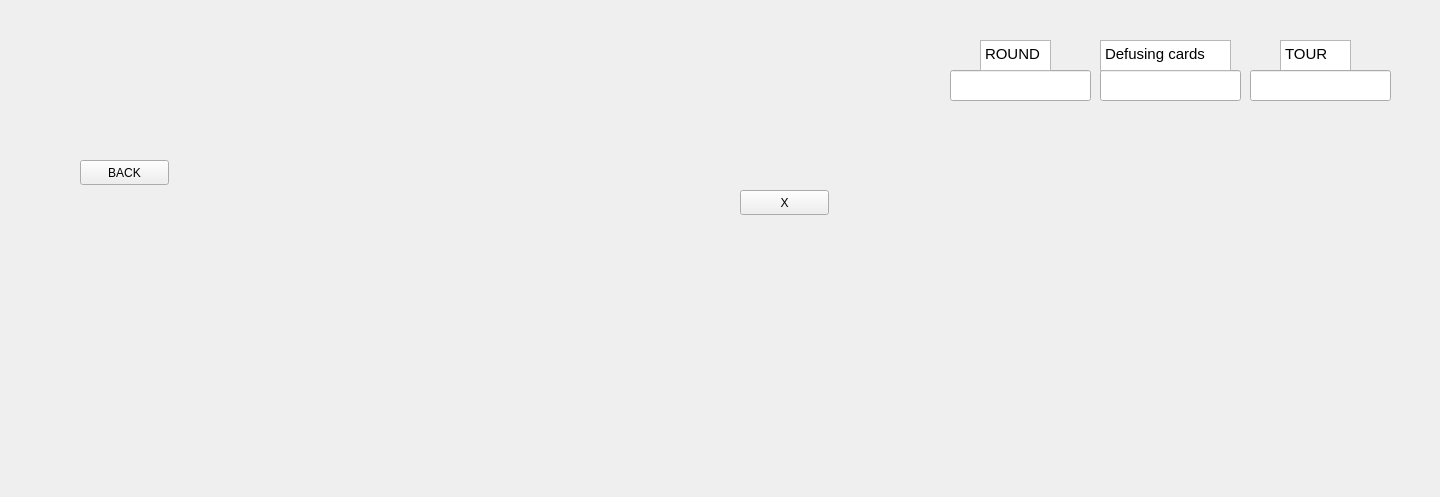
<?xml version="1.0" encoding="UTF-8"?>
<ui version="4.0">
 <class>Table</class>
 <widget class="QWidget" name="Table">
  <property name="geometry">
   <rect>
    <x>0</x>
    <y>0</y>
    <width>1440</width>
    <height>497</height>
   </rect>
  </property>
  <property name="windowTitle">
   <string>Form</string>
  </property>
  <widget class="QWidget" name="players_positions_2" native="true">
   <property name="geometry">
    <rect>
     <x>30</x>
     <y>300</y>
     <width>821</width>
     <height>181</height>
    </rect>
   </property>
   <layout class="QGridLayout" name="players_positions"/>
  </widget>
  <widget class="QWidget" name="cards_positions_2" native="true">
   <property name="geometry">
    <rect>
     <x>10</x>
     <y>220</y>
     <width>819</width>
     <height>179</height>
    </rect>
   </property>
   <layout class="QGridLayout" name="cards_positions">
    <item row="0" column="0">
     <layout class="QGridLayout" name="role_card"/>
    </item>
   </layout>
  </widget>
  <widget class="QPushButton" name="close_cards">
   <property name="geometry">
    <rect>
     <x>740</x>
     <y>190</y>
     <width>89</width>
     <height>25</height>
    </rect>
   </property>
   <property name="text">
    <string>X</string>
   </property>
  </widget>
  <widget class="QPushButton" name="backOptions">
   <property name="geometry">
    <rect>
     <x>80</x>
     <y>160</y>
     <width>89</width>
     <height>25</height>
    </rect>
   </property>
   <property name="text">
    <string>BACK</string>
   </property>
  </widget>
  <widget class="QTextBrowser" name="textBrowser_3">
   <property name="geometry">
    <rect>
     <x>1280</x>
     <y>40</y>
     <width>71</width>
     <height>31</height>
    </rect>
   </property>
   <property name="html">
    <string>&lt;!DOCTYPE HTML PUBLIC &quot;-//W3C//DTD HTML 4.0//EN&quot; &quot;http://www.w3.org/TR/REC-html40/strict.dtd&quot;&gt;
&lt;html&gt;&lt;head&gt;&lt;meta name=&quot;qrichtext&quot; content=&quot;1&quot; /&gt;&lt;style type=&quot;text/css&quot;&gt;
p, li { white-space: pre-wrap; }
&lt;/style&gt;&lt;/head&gt;&lt;body style=&quot; font-family:'Ubuntu'; font-size:11pt; font-weight:400; font-style:normal;&quot;&gt;
&lt;p style=&quot; margin-top:0px; margin-bottom:0px; margin-left:0px; margin-right:0px; -qt-block-indent:0; text-indent:0px;&quot;&gt;TOUR&lt;/p&gt;&lt;/body&gt;&lt;/html&gt;</string>
   </property>
  </widget>
  <widget class="QLineEdit" name="nbDefusing">
   <property name="geometry">
    <rect>
     <x>1100</x>
     <y>70</y>
     <width>141</width>
     <height>31</height>
    </rect>
   </property>
  </widget>
  <widget class="QTextBrowser" name="textBrowser_2">
   <property name="geometry">
    <rect>
     <x>1100</x>
     <y>40</y>
     <width>131</width>
     <height>31</height>
    </rect>
   </property>
   <property name="html">
    <string>&lt;!DOCTYPE HTML PUBLIC &quot;-//W3C//DTD HTML 4.0//EN&quot; &quot;http://www.w3.org/TR/REC-html40/strict.dtd&quot;&gt;
&lt;html&gt;&lt;head&gt;&lt;meta name=&quot;qrichtext&quot; content=&quot;1&quot; /&gt;&lt;style type=&quot;text/css&quot;&gt;
p, li { white-space: pre-wrap; }
&lt;/style&gt;&lt;/head&gt;&lt;body style=&quot; font-family:'Ubuntu'; font-size:11pt; font-weight:400; font-style:normal;&quot;&gt;
&lt;p style=&quot; margin-top:0px; margin-bottom:0px; margin-left:0px; margin-right:0px; -qt-block-indent:0; text-indent:0px;&quot;&gt;Defusing cards&lt;/p&gt;&lt;/body&gt;&lt;/html&gt;</string>
   </property>
  </widget>
  <widget class="QLineEdit" name="round">
   <property name="geometry">
    <rect>
     <x>950</x>
     <y>70</y>
     <width>141</width>
     <height>31</height>
    </rect>
   </property>
  </widget>
  <widget class="QTextBrowser" name="textBrowser">
   <property name="geometry">
    <rect>
     <x>980</x>
     <y>40</y>
     <width>71</width>
     <height>31</height>
    </rect>
   </property>
   <property name="html">
    <string>&lt;!DOCTYPE HTML PUBLIC &quot;-//W3C//DTD HTML 4.0//EN&quot; &quot;http://www.w3.org/TR/REC-html40/strict.dtd&quot;&gt;
&lt;html&gt;&lt;head&gt;&lt;meta name=&quot;qrichtext&quot; content=&quot;1&quot; /&gt;&lt;style type=&quot;text/css&quot;&gt;
p, li { white-space: pre-wrap; }
&lt;/style&gt;&lt;/head&gt;&lt;body style=&quot; font-family:'Ubuntu'; font-size:11pt; font-weight:400; font-style:normal;&quot;&gt;
&lt;p style=&quot; margin-top:0px; margin-bottom:0px; margin-left:0px; margin-right:0px; -qt-block-indent:0; text-indent:0px;&quot;&gt;ROUND&lt;/p&gt;&lt;/body&gt;&lt;/html&gt;</string>
   </property>
  </widget>
  <widget class="QLineEdit" name="tour">
   <property name="geometry">
    <rect>
     <x>1250</x>
     <y>70</y>
     <width>141</width>
     <height>31</height>
    </rect>
   </property>
  </widget>
 </widget>
 <resources/>
 <connections/>
</ui>
